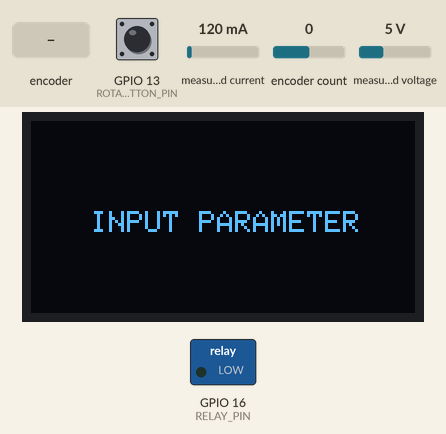
Recording of a program running on a simulated ESP8266 (NodeMCU). On the bench: 128×64 one-colour display, switched loads named in the program (green lamp = pin HIGH). The test bench sets the inputs (shaded band); at power-on: measured current 120 mA, measured voltage 5 V, GPIO 13 (ROTARY_ENCODER_BUTTON_PIN) HIGH, encoder count 0. WiFi joins after 1.5 s; servers stay silent unless stated; random numbers use the default seed unless the program sets one; no MQTT or app messages arrive unless stated; what the program prints to the serial monitor is not drawn.

Above: at 4.7 s.
4.8 s: rotary encoder on GPIO 13 (ROTARY_ENCODER_BUTTON_PIN) / GPIO 14 (ROTARY_ENCODER_B_PIN) turned 3 steps (first pin leading)
At 6.2 s:
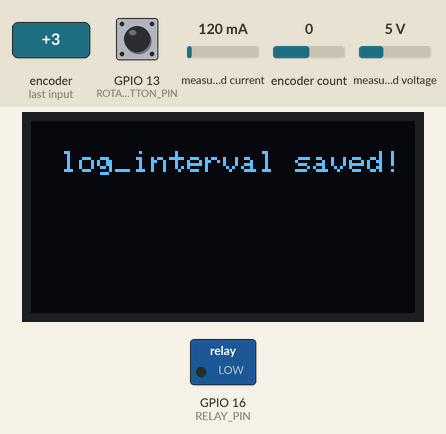
8.4 s: measured current set to 40 mA
At 10.3 s:
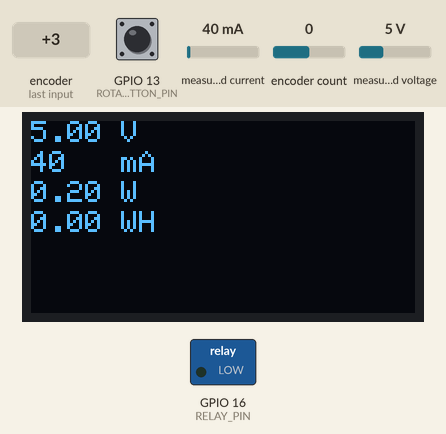
10.8 s: measured voltage set to 0.3 V
At 11.8 s:
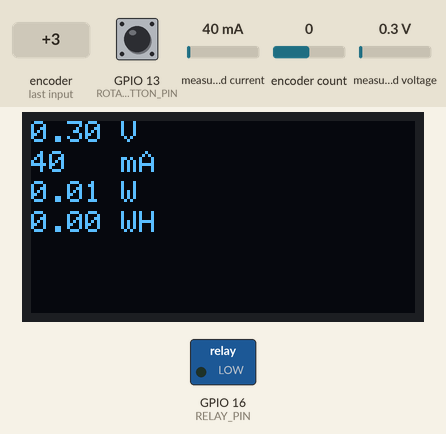
12.8 s: measured current set to 500 mA
At 14.5 s:
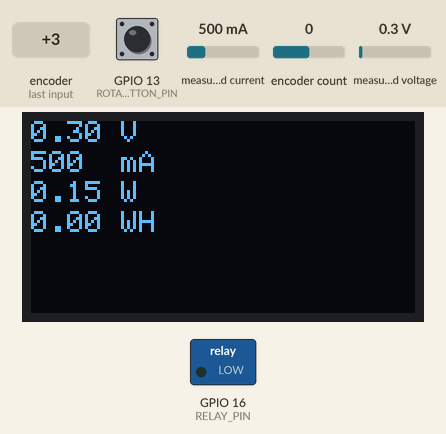
14.8 s: measured voltage set to 3.8 V
At 16.1 s:
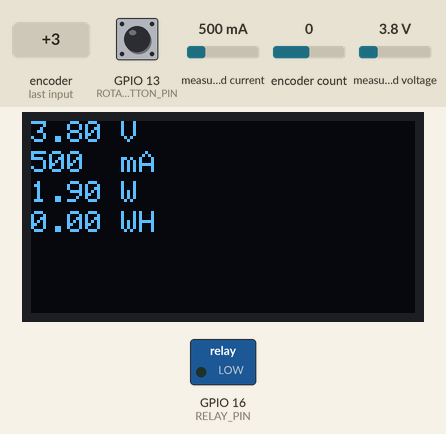
Timing chart, 0 to 17.8 s (numbered marks = the images above; inputs shaded):
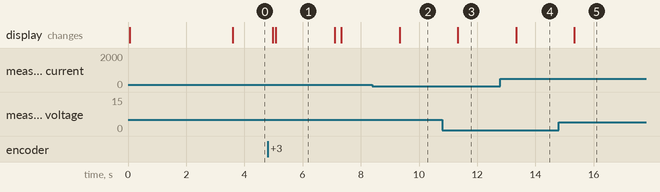

The program:

main.cpp
```cpp
#include <Arduino.h>
#include <SPI.h>
#include <Wire.h>
#include <Adafruit_GFX.h>
#include <Adafruit_SSD1306.h>
#include <Adafruit_INA219.h>
#include "AiEsp32RotaryEncoder.h"
#include <ESP8266WiFi.h>
#include <PubSubClient.h>
#include <ArduinoJson.h>
#include <string.h>


void RunSetup();
void run_once_onStart();
void start();
void ReadAccu();
void set_variable();
void ReadAccu();
void LcdPrint();
void UpdateLogger();

#define ROTARY_ENCODER_A_PIN 12
#define ROTARY_ENCODER_B_PIN 14
#define ROTARY_ENCODER_BUTTON_PIN 13
#define ROTARY_ENCODER_VCC_PIN -1
#define ROTARY_ENCODER_STEPS 4
#define RELAY_PIN 16

const char* ssid = "ElisaCom_Kos";
const char* password = "kosElisa12345";
const char* mqtt_server = "industrial.api.ubidots.com";
const char* port = "1883";
const char* token = "BBFF-rqPDXAflwgWtPnBoladP9ZovvTKHyd";


unsigned long lastMsg = 0;
#define MSG_BUFFER_SIZE	(100)

int value = 0;

//SSD1306
#define SCREEN_WIDTH 128 // OLED display width, in pixels
#define SCREEN_HEIGHT 64 // OLED display height, in pixels

#define OLED_RESET     -1 // Reset pin # (or -1 if sharing Arduino reset pin)
#define SCREEN_ADDRESS 0x3C

WiFiClient espClient;
PubSubClient client(espClient);
Adafruit_INA219 ina219;
Adafruit_SSD1306 display(SCREEN_WIDTH, SCREEN_HEIGHT, &Wire, OLED_RESET);
AiEsp32RotaryEncoder rotaryEncoder = AiEsp32RotaryEncoder(ROTARY_ENCODER_A_PIN, ROTARY_ENCODER_B_PIN, ROTARY_ENCODER_BUTTON_PIN, ROTARY_ENCODER_VCC_PIN, ROTARY_ENCODER_STEPS);


bool setting_menu = true;
int menu = 0;

unsigned int startTime = 0;

unsigned long previousMillis = 0;
unsigned long last_time = 0;
unsigned long current_time = 0;

unsigned long previousMillisUpdate;
unsigned long last_timeUpdate;

int interval_logger = 3; //in minute

float voltage = 0.0;
int current = 0;
int power = 0;
float Wh = 0.0;

unsigned int Samples = 0;
float voltageSamples = 0.0;
float currentSamples = 0.0;


void IRAM_ATTR readEncoderISR()
{
	rotaryEncoder.readEncoder_ISR();
}

void setup_wifi() {

  delay(10);
  // We start by connecting to a WiFi network
  Serial.println();
  Serial.print("Connecting to ");
  Serial.println(ssid);

  WiFi.mode(WIFI_STA);
  WiFi.begin(ssid, password);

  while (WiFi.status() != WL_CONNECTED) {
    delay(500);
    Serial.print(".");
  }

  randomSeed(micros());

  Serial.println("");
  Serial.println("WiFi connected");
  Serial.println("IP address: ");
  Serial.println(WiFi.localIP());
}

void reconnect() {
  // Loop until we're reconnected
  while (!client.connected()) {
    Serial.print("Attempting MQTT connection...");
    // Create a random client ID
    String clientId = "ESP8266Client-";
    clientId += String(random(0xffff), HEX);
    // Attempt to connect
    if (client.connect(clientId.c_str(),token, NULL)) {
      Serial.println("connected");
      // Once connected, publish an announcement...
      client.publish("outTopic", "hello world");
      // ... and resubscribe
      client.subscribe("inTopic");
    } else {
      Serial.print("failed, rc=");
      Serial.print(client.state());
      Serial.println(" try again in 5 seconds");
      // Wait 5 seconds before retrying
      delay(5000);
    }
  }
}

void setup() {
  // put your setup code here, to run once:
  Serial.begin(115200);
  rotaryEncoder.begin();
	rotaryEncoder.setup(readEncoderISR);

  StaticJsonDocument<200> doc;

  bool circleValues = false;
	rotaryEncoder.setBoundaries(0, 1000, circleValues);
  rotaryEncoder.setAcceleration(250);
  if(!display.begin(SSD1306_SWITCHCAPVCC, SCREEN_ADDRESS)) {
    Serial.println(F("SSD1306 allocation failed"));
    for(;;); // Don't proceed, loop forever
  }

  // display.display();
  // delay(2000);
  display.clearDisplay();
  display.setTextSize(1); // Draw 2X-scale text
  display.setTextColor(SSD1306_WHITE);
  display.setCursor(5, 20);
  display.println(F("SMART DC LOAD LOGGER"));
  display.setCursor(18, 40);
  display.println(F("By : Mr. Sottong"));
  display.display();
  setup_wifi();
  client.setServer(mqtt_server, 1883);
  delay(1000);
  display.clearDisplay();
  delay(1000);
  display.setCursor(20, 30);
  display.println(F("INPUT PARAMETER"));
  display.display();


}

void loop() {
  // put your main code here, to run repeatedly:
  if (!client.connected()) {
    reconnect();
  }

  client.loop();

  if(setting_menu){
    if(menu < 2){
      RunSetup();
    }
    else{
      setting_menu = false;
      run_once_onStart();
    }
  }
  else{
    start();
  }
}

void RunSetup(){

  Serial.println(menu);
  if(rotaryEncoder.isEncoderButtonClicked()){
    Serial.println("tombol ditekan");
    delay(100);
    menu++;
  }

  if(menu == 1){
    display.clearDisplay();
    display.setCursor(10, 10);
    display.println(F("SET INTERVAL UPLINK"));
    display.setCursor(10, 20);
    display.println(F("0"));
    display.setCursor(30, 20);
    display.println("menit");
    display.display();
    set_variable();
  }
}

void run_once_onStart(){
  Serial1.println("DC Load mulai mengukur");
  setting_menu = false;

  if (! ina219.begin()) {
    Serial.println("Failed to find INA219 chip");
    while (1) { delay(10); }
  }

  display.clearDisplay();
  display.setTextSize(1);
  display.setTextColor(SSD1306_WHITE);
  display.setCursor(21, 20);
  display.println(F("MULAI MENGUKUR"));
  display.display();

  pinMode(RELAY_PIN, OUTPUT);
  digitalWrite(RELAY_PIN, LOW);
  delay(200);
  startTime = millis();
}

void set_variable() {

  // float lim_chrg = limit_discharge;
  // float lst_lim_charg;
  // int lst_log_interval;

  bool editVar = true;

  int currentState = 0;
  int lastState = 0;

  int interval = 0;

  while (editVar) {


    if (rotaryEncoder.encoderChanged()) {
      //interval 1 3 5 10 20 30 60
      if(interval == 7)interval = 0;
      Serial.println("rotary change");
      Serial.println(rotaryEncoder.readEncoder());

      currentState = rotaryEncoder.readEncoder();
      if(currentState > lastState){
        interval++;
        lastState = currentState;
      }
      else if(currentState < lastState){
        if(interval > 1) interval--;
        lastState = currentState;
      }


      switch (interval)
      {
        case 1:
          interval_logger = 1;
          break;

        case 2:
          interval_logger = 3;
          break;

        case 3:
          interval_logger = 5;
          break;

        case 4:
          interval_logger = 10;
          break;

        case 5:
          interval_logger = 20;
          break;

        case 6:
          interval_logger = 30;
          break;

        case 7:
          interval_logger = 60;
          break;

        // case 8:
        //   interval= 0;
        //   break;
      }

      display.clearDisplay();
      display.setCursor(10, 10);
      display.println(F("SET INTERVAL UPLINK"));
      display.setCursor(10, 20);
      display.println(interval_logger);
      display.setCursor(30, 20);
      display.println("menit");
      display.display();
    }
    delay(1);
    if (rotaryEncoder.isEncoderButtonClicked()){

      editVar = !editVar;
      display.clearDisplay();
      display.setCursor(10, 10);
      display.println(F("log_interval saved!"));
      display.display();

    }
  }
  delay(2000);
  menu++;
}


void start(){
  unsigned long currentMillis = millis();
    if (currentMillis - previousMillisUpdate >= 1000) {
      // Serial.println((currentMillis - previousMillis) / 1000);
      previousMillisUpdate = currentMillis;
        ReadAccu();
        LcdPrint();
    }
    if ((currentMillis - previousMillis) / 60000 >= interval_logger) {
      previousMillis = currentMillis;
        UpdateLogger();
        // DisplayRuntime();
        // delay(3000);
        // lcd.clear();
    }
}

void meanReadAccu(float sampleVolt, float sampleCurrent){
  Samples++;
  voltageSamples += sampleVolt;
  currentSamples += sampleCurrent;
}

void getMeanReadAccu(){
  voltage = voltageSamples / Samples;
  current = int(currentSamples / Samples);
  voltageSamples = 0;
  currentSamples = 0;
  Samples = 0;
}

void ReadAccu() {
  last_time = current_time;
  current_time = millis();
  current = int(ina219.getCurrent_mA());  // in Ampere
  voltage = ina219.getBusVoltage_V();
  power = ina219.getPower_mW();
  meanReadAccu(voltage, current);
  Wh = Wh + (voltage * (float(current) / 1000)) * ((current_time - last_time) / 3600000.0);
}

void UpdateLogger() {
  getMeanReadAccu();

  //creat payload dan upload to ubidots using MQTT
  //create JSON
  /*
    {
      "tegangan" : 5.00,
      "arus" : 1.00,
      "power" : 1.00,
      "kapasitas" : 1.00
    }
  */
StaticJsonDocument<64> doc;

doc["tegangan"] = voltage;
doc["arus"] = current;
doc["power"] = power;
doc["kapasitas"] = Wh;

String output;


serializeJson(doc, output);

Serial.println(output);

char charArray[output.length() + 1];

output.toCharArray(charArray, output.length() + 1);


  // Serial.println(msg);
// client.publish("/v1.6/devices/dc-load-logger/tegangan", charArray);
client.publish("/v1.6/devices/dc-load-logger", charArray);

  // delay(10);
  // snprintf (msg, MSG_BUFFER_SIZE, "%d", current);
  // client.publish("/v1.6/devices/dc-load-logger/arus", msg);
  // Serial.println(msg);

  // delay(10);
  // snprintf (msg, MSG_BUFFER_SIZE, "%f", Wh);
  // client.publish("/v1.6/devices/dc-load-logger/power", msg);
  // Serial.println(msg);

  // delay(10);
  // float power = voltage * (float(current) / 1000);
  // snprintf (msg, MSG_BUFFER_SIZE, "%f", power);
  // client.publish("/v1.6/devices/dc-load-logger/kapasitas", msg);
  // Serial.println(msg);

  Serial.println("done send");

}

void LcdPrint() {

  display.clearDisplay();

  display.setCursor(0, 0);
  display.println(voltage);
  display.setCursor(30, 0);
  display.println(F("V"));

  display.setCursor(0, 10);
  display.println(current);
  display.setCursor(30, 10);
  display.println(F("mA"));

  display.setCursor(0, 20);
  display.println(voltage * (float(current) / 1000));
  display.setCursor(30, 20);
  display.println(F("W"));

  display.setCursor(0, 30);
  display.println(Wh);
  display.setCursor(30, 30);
  display.println(F("WH"));


  display.display();

}
```

Measured:
- after the input at 4.8 s, the display: first changes after 0.18 s (image 1 shows a later state)
- after the input at 8.4 s, the display: changes after 0.93 s (image 2)
- after the input at 10.8 s, the display: changes after 0.53 s (image 3)
- after the input at 12.8 s, the display: changes after 0.53 s (image 4)
- after the input at 14.8 s, the display: changes after 0.54 s (image 5)
